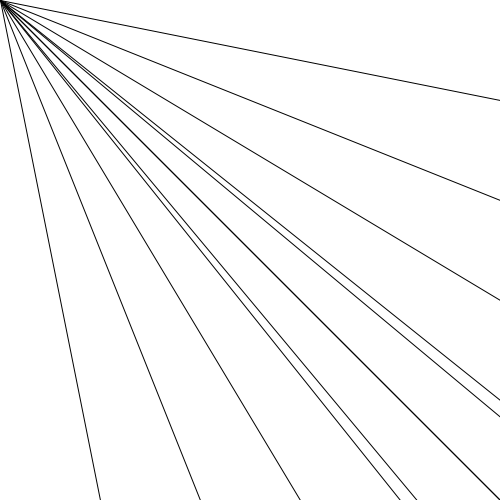
Frame 1 (no input)
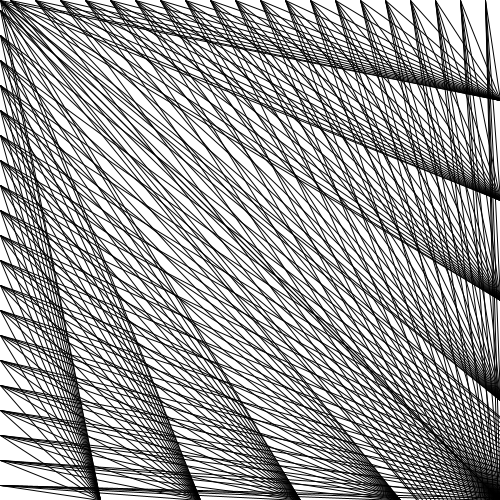
Frame 60 (the mouse pressed at the canvas centre just before this capture)
Frame 120 (the mouse held since frame 60 and released just before this capture): identical to frame 60, image omitted

The Processing sketch that drew these frames (run headless with seeded random() and noise(); from frame 60 on, the mouse is pressed at the canvas centre):

// Processing sketch: processing_31646
// ── processing_31646.pde



int a = 0;
int b = 5;
int c = 500;

void setup (){
 size (500, 500);
 
 background (255);

}  
  
void draw (){  
  line(a, 0 , c, 100);
  line(a, 0 , c, 200);
  line(a, 0 , c, 300);
  line(a, 0 , c, 400);
  line(a, 0 , c, 500);
  line(a, 0 , c, 600);
  
  line(100, c, 0, a);
  line(200, c, 0, a);
  line(300, c, 0, a);
  line(400, c, 0, a);
  line(500, c, 0, a);
  line(600, c, 0, a);
  
  a = b + 5;
  b = a + 20;
  a = a + 0;
  

}
